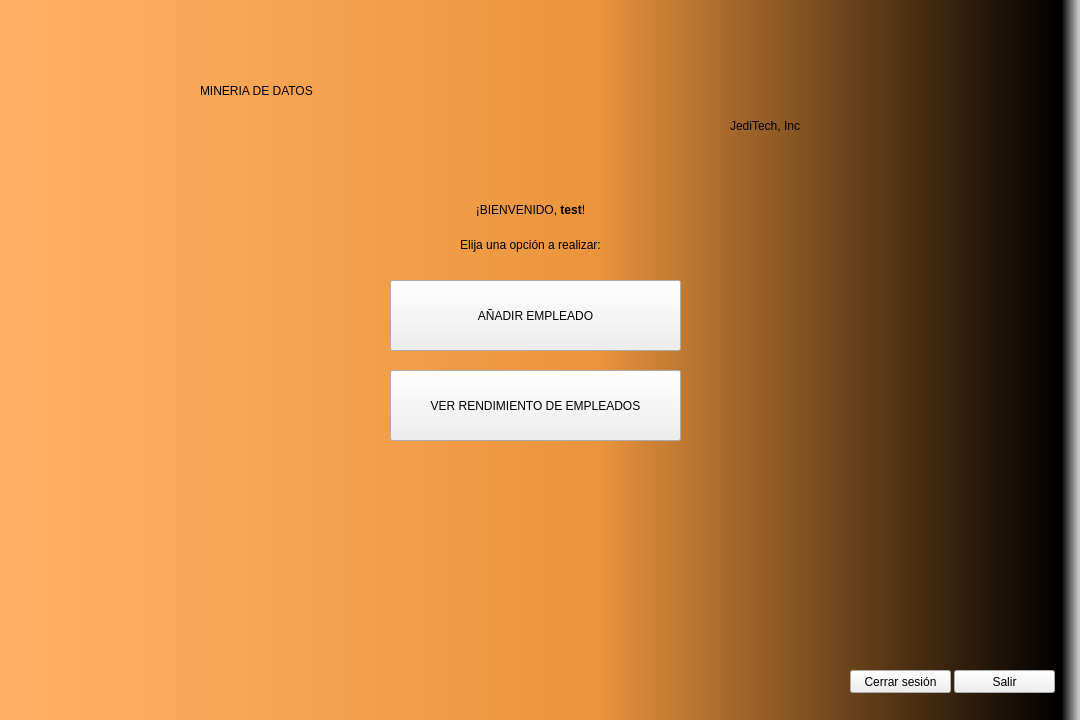
<?xml version="1.0" encoding="UTF-8"?>
<ui version="4.0">
 <class>MenuMain</class>
 <widget class="QMainWindow" name="MenuMain">
  <property name="geometry">
   <rect>
    <x>0</x>
    <y>0</y>
    <width>1080</width>
    <height>720</height>
   </rect>
  </property>
  <property name="minimumSize">
   <size>
    <width>0</width>
    <height>0</height>
   </size>
  </property>
  <property name="maximumSize">
   <size>
    <width>1920</width>
    <height>1080</height>
   </size>
  </property>
  <property name="windowTitle">
   <string>MDD - Menú principal</string>
  </property>
  <property name="styleSheet">
   <string notr="true">QWidget#centralwidget{
background-color: qlineargradient(spread:pad, x1:0, y1:0, x2:1, y2:0, stop:0 rgba(255, 178, 102, 255), stop:0.55 rgba(235, 148, 61, 255), stop:0.98 rgba(0, 0, 0, 255), stop:1 rgba(0, 0, 0, 0));}</string>
  </property>
  <widget class="QWidget" name="centralwidget">
   <widget class="QLabel" name="label">
    <property name="geometry">
     <rect>
      <x>200</x>
      <y>40</y>
      <width>661</width>
      <height>101</height>
     </rect>
    </property>
    <property name="styleSheet">
     <string notr="true">font: 50pt &quot;Bauhaus 93&quot;;</string>
    </property>
    <property name="text">
     <string>MINERIA DE DATOS</string>
    </property>
   </widget>
   <widget class="QLabel" name="label_2">
    <property name="geometry">
     <rect>
      <x>730</x>
      <y>100</y>
      <width>131</width>
      <height>51</height>
     </rect>
    </property>
    <property name="styleSheet">
     <string notr="true">font: 13pt &quot;Bell MT&quot;;</string>
    </property>
    <property name="text">
     <string>JediTech, Inc</string>
    </property>
   </widget>
   <widget class="QLabel" name="bienvenidoJefe">
    <property name="geometry">
     <rect>
      <x>310</x>
      <y>160</y>
      <width>441</width>
      <height>101</height>
     </rect>
    </property>
    <property name="styleSheet">
     <string notr="true">font: 20pt &quot;Bell MT&quot;;</string>
    </property>
    <property name="text">
     <string>&lt;html&gt;&lt;head/&gt;&lt;body&gt;&lt;p align=&quot;center&quot;&gt;¡BIENVENIDO, &lt;span style=&quot; font-weight:600;&quot;&gt;test&lt;/span&gt;!&lt;/p&gt;&lt;/body&gt;&lt;/html&gt;</string>
    </property>
   </widget>
   <widget class="QPushButton" name="salir">
    <property name="geometry">
     <rect>
      <x>954</x>
      <y>670</y>
      <width>101</width>
      <height>23</height>
     </rect>
    </property>
    <property name="styleSheet">
     <string notr="true"/>
    </property>
    <property name="text">
     <string>Salir</string>
    </property>
   </widget>
   <widget class="QPushButton" name="cerrarSesion">
    <property name="geometry">
     <rect>
      <x>850</x>
      <y>670</y>
      <width>101</width>
      <height>23</height>
     </rect>
    </property>
    <property name="styleSheet">
     <string notr="true"/>
    </property>
    <property name="text">
     <string>Cerrar sesión</string>
    </property>
   </widget>
   <widget class="QPushButton" name="buscar">
    <property name="geometry">
     <rect>
      <x>390</x>
      <y>370</y>
      <width>291</width>
      <height>71</height>
     </rect>
    </property>
    <property name="text">
     <string>VER RENDIMIENTO DE EMPLEADOS</string>
    </property>
   </widget>
   <widget class="QPushButton" name="agregar">
    <property name="geometry">
     <rect>
      <x>390</x>
      <y>280</y>
      <width>291</width>
      <height>71</height>
     </rect>
    </property>
    <property name="text">
     <string>AÑADIR EMPLEADO</string>
    </property>
   </widget>
   <widget class="QLabel" name="label_6">
    <property name="geometry">
     <rect>
      <x>270</x>
      <y>230</y>
      <width>521</width>
      <height>31</height>
     </rect>
    </property>
    <property name="styleSheet">
     <string notr="true">font: 17pt &quot;Bell MT&quot;;</string>
    </property>
    <property name="text">
     <string>&lt;html&gt;&lt;head/&gt;&lt;body&gt;&lt;p align=&quot;center&quot;&gt;Elija una opción a realizar:&lt;/p&gt;&lt;/body&gt;&lt;/html&gt;</string>
    </property>
   </widget>
  </widget>
 </widget>
 <resources/>
 <connections/>
</ui>
